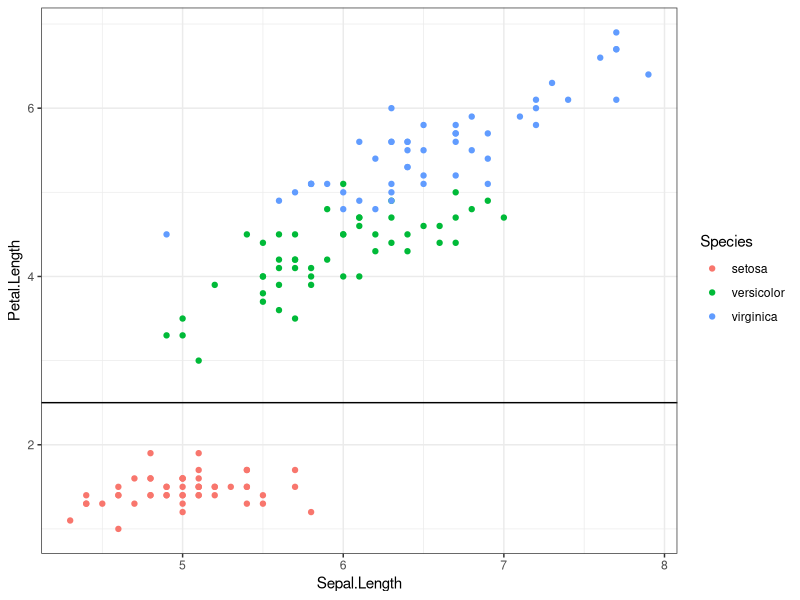
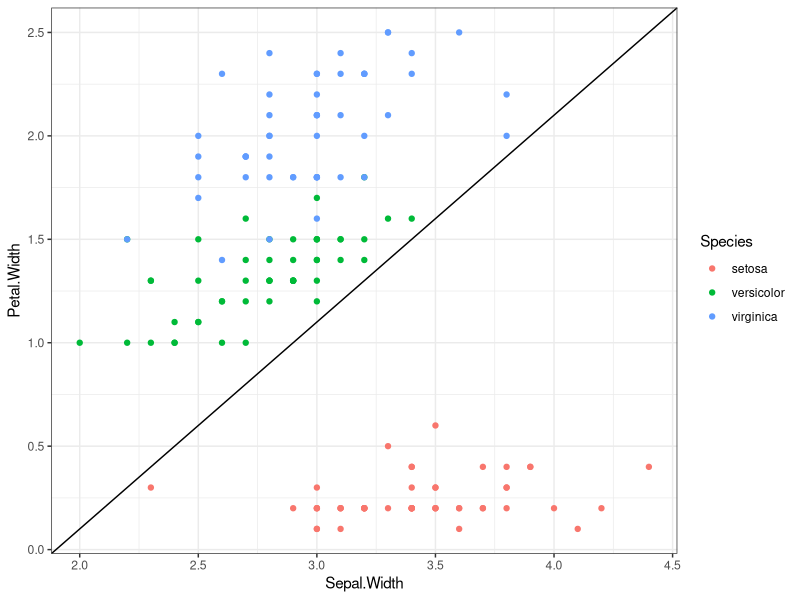

Source code (R) for these figures, in order:
## ---- chunk 1
library(tidyverse)
head(iris)
summary(iris)

ggplot(iris) +
    geom_point(aes(x = Sepal.Length, y = Petal.Length, color = Species)) +
    geom_hline(yintercept = 2.5) +
    theme_bw()

ggplot(iris) +
    geom_point(aes(x = Sepal.Width, y = Petal.Width, color = Species)) +
    geom_abline(intercept = -1.9) +
    theme_bw()
## ---- chunk 2
iris.binary <- filter(iris, Species != "setosa")
## ---- chunk 3
iris.logit <- glm(Species ~ Sepal.Length + Sepal.Width + Petal.Length +
                  Petal.Width, data = iris.binary, 
                  family = binomial(link = "logit"))
summary(iris.logit)
## ---- chunk 4
iris.probit <- glm(Species ~ Sepal.Length + Sepal.Width + Petal.Length +
                  Petal.Width, data = iris.binary, 
                  family = binomial(link = "probit"))
summary(iris.probit)
## ---- chunk 5
summary(diamonds)
